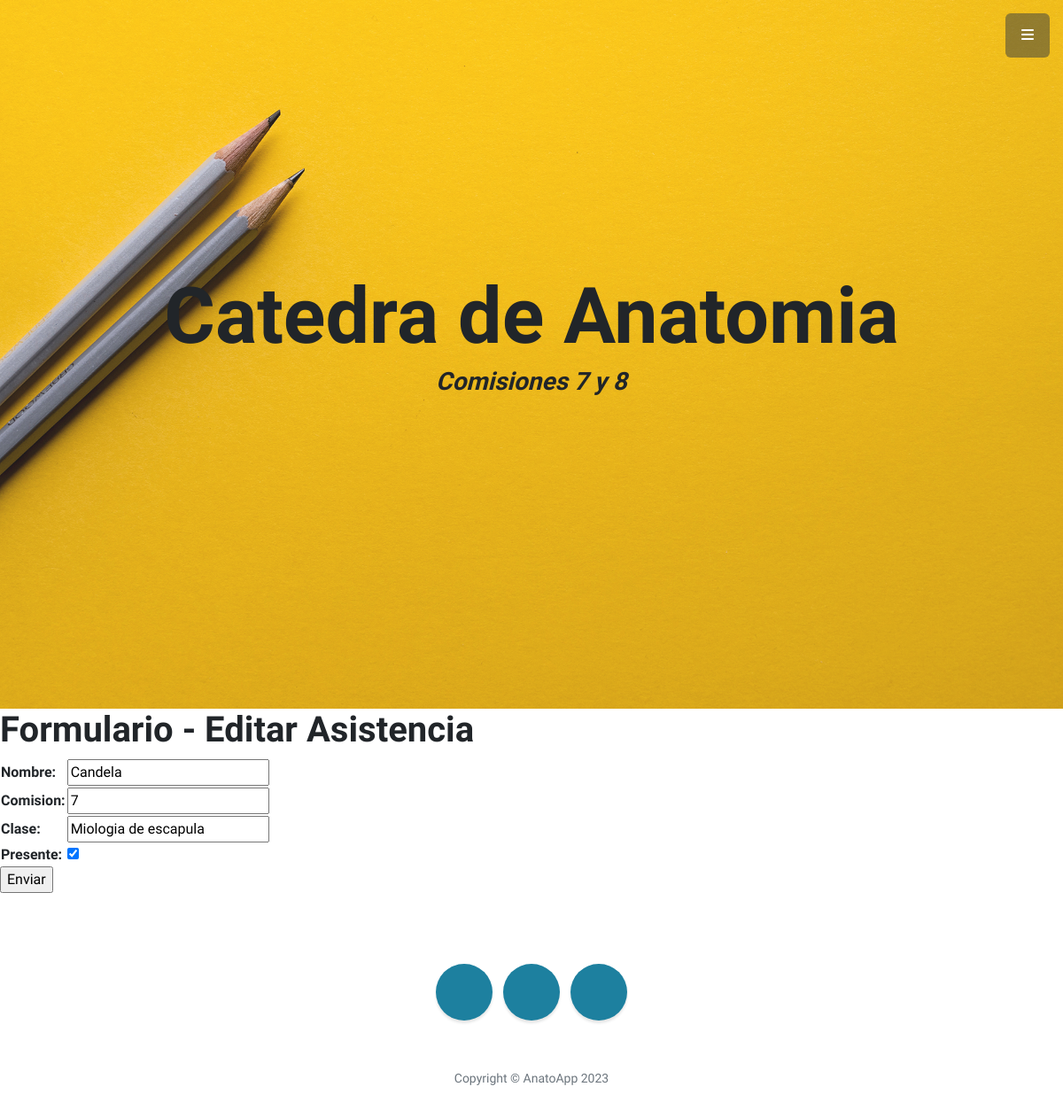
The app's page /AnatoApp/editarAsistencia/Candela/ with its own data.
### AnatoApp/models.py (models this page shows, shortened)
class Asistencias(models.Model):
    nombre = models.CharField(max_length=40)
    comision = models.IntegerField()
    clase = models.CharField(max_length=40)
    presente = models.BooleanField()

### AnatoApp/views.py (the view)
# urls.py: path('editarAsistencia/<asistencia_nombre>/', views.editarAsistencia, name="EditarAsistencia"),
def editarAsistencia(request, asistencia_nombre):
    asistencia = Asistencias.objects.get(nombre=asistencia_nombre)
    if request.method == 'POST':
        miFormulario = AsistenciasFormulario(request.POST)
        print(miFormulario)
        if miFormulario.is_valid:
            informacion = miFormulario.cleaned_data
            asistencia.nombre = informacion['nombre']
            asistencia.comision = informacion['comision']
            asistencia.clase = informacion['clase']
            asistencia.presente = informacion['presente']
            asistencia.save()
            return render(request, "AnatoApp/inicio.html")
    else:
        miFormulario = AsistenciasFormulario(initial={'nombre': asistencia.nombre, 'comision': asistencia.comision,
                                                   'clase': asistencia.clase, 'presente': asistencia.presente})
    return render(request, "AnatoApp/editarAsistencia.html", {"miFormulario": miFormulario, "asistencia_nombre": asistencia_nombre})

### AnatoApp/forms.py
class AsistenciasFormulario(forms.Form):
    nombre = forms.CharField()
    comision = forms.IntegerField()
    clase = forms.CharField()
    presente = forms.BooleanField()

### AnatoApp/templates/AnatoApp/editarAsistencia.html (shortened to what this page needs)
{% extends "AnatoApp/pagina2.html" %}
{% load static %}
{% block Alumnos %}
<h1>Formulario - Editar Asistencia</h1>
    <form action="" method="POST">{% csrf_token %}
        <table>
            {{ miFormulario.as_table }}
        </table>
        <input type="submit", value="Enviar">
    </form>
{% endblock %}

### records on screen
Asistencias: nombre "Candela", comision "7", clase "Miologia de escapula", presente "☑"
